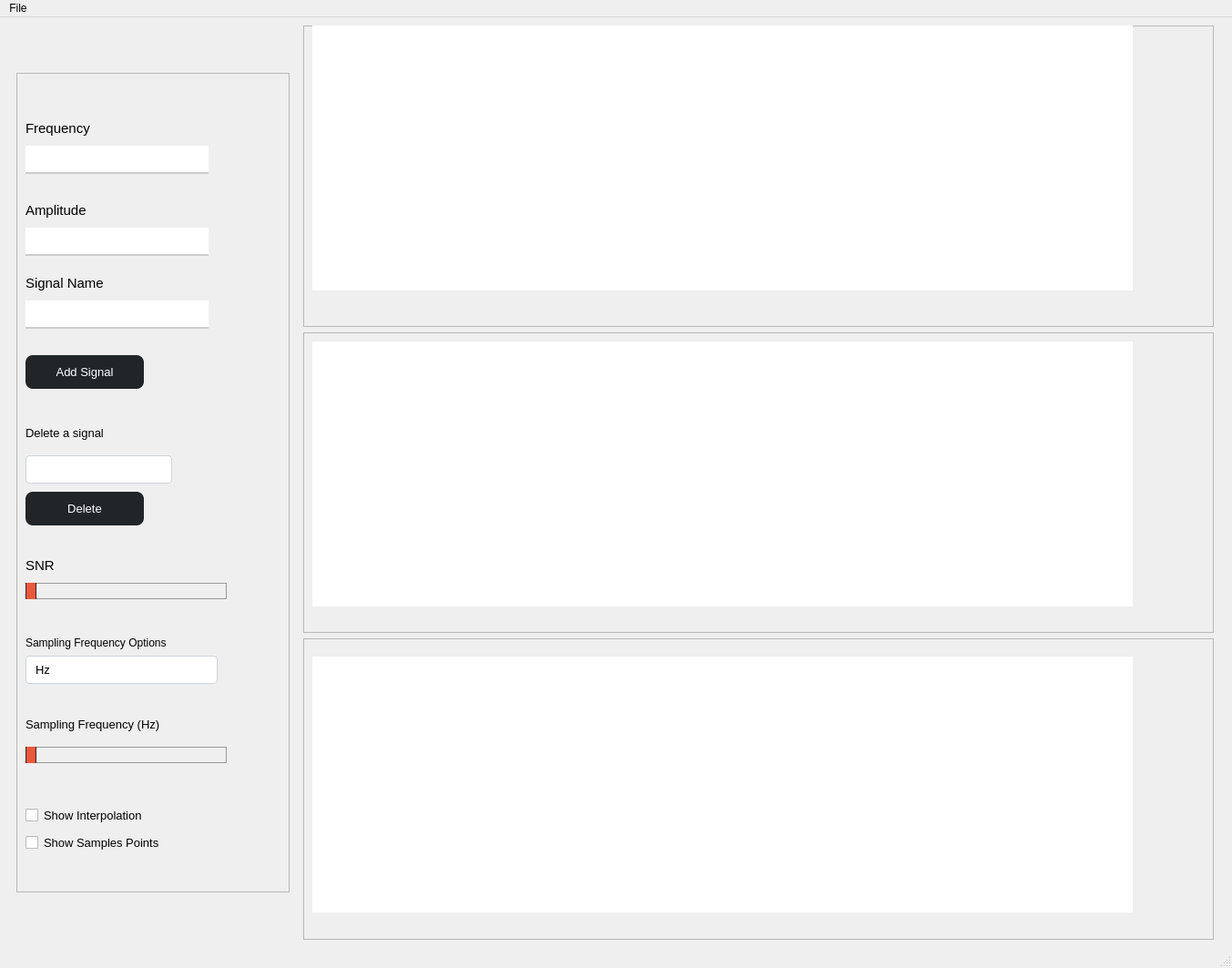
<?xml version="1.0" encoding="UTF-8"?>
<ui version="4.0">
 <class>MainWindow</class>
 <widget class="QMainWindow" name="MainWindow">
  <property name="geometry">
   <rect>
    <x>0</x>
    <y>0</y>
    <width>1353</width>
    <height>1063</height>
   </rect>
  </property>
  <property name="windowTitle">
   <string>MainWindow</string>
  </property>
  <widget class="QWidget" name="centralwidget">
   <layout class="QHBoxLayout" name="horizontalLayout">
    <item>
     <layout class="QVBoxLayout" name="verticalLayout_2">
      <property name="spacing">
       <number>3</number>
      </property>
      <property name="leftMargin">
       <number>0</number>
      </property>
      <item>
       <widget class="QFrame" name="frame_4">
        <property name="minimumSize">
         <size>
          <width>300</width>
          <height>600</height>
         </size>
        </property>
        <property name="maximumSize">
         <size>
          <width>300</width>
          <height>900</height>
         </size>
        </property>
        <property name="frameShape">
         <enum>QFrame::StyledPanel</enum>
        </property>
        <property name="frameShadow">
         <enum>QFrame::Raised</enum>
        </property>
        <widget class="QLabel" name="label">
         <property name="geometry">
          <rect>
           <x>10</x>
           <y>50</y>
           <width>231</width>
           <height>21</height>
          </rect>
         </property>
         <property name="font">
          <font>
           <pointsize>11</pointsize>
          </font>
         </property>
         <property name="text">
          <string>Frequency</string>
         </property>
        </widget>
        <widget class="QLineEdit" name="freq_input">
         <property name="geometry">
          <rect>
           <x>10</x>
           <y>80</y>
           <width>201</width>
           <height>31</height>
          </rect>
         </property>
         <property name="font">
          <font>
           <pointsize>10</pointsize>
          </font>
         </property>
         <property name="styleSheet">
          <string notr="true">QLineEdit{
border: none;
border-bottom: 2px solid #cccccc;}
QLineEdit:focus{
border-bottom: 2px solid black;}</string>
         </property>
        </widget>
        <widget class="QPushButton" name="freq_up">
         <property name="geometry">
          <rect>
           <x>220</x>
           <y>80</y>
           <width>31</width>
           <height>31</height>
          </rect>
         </property>
         <property name="text">
          <string/>
         </property>
         <property name="flat">
          <bool>true</bool>
         </property>
        </widget>
        <widget class="QPushButton" name="freq_down">
         <property name="geometry">
          <rect>
           <x>260</x>
           <y>80</y>
           <width>31</width>
           <height>31</height>
          </rect>
         </property>
         <property name="text">
          <string/>
         </property>
         <property name="flat">
          <bool>true</bool>
         </property>
        </widget>
        <widget class="QComboBox" name="signals_names">
         <property name="geometry">
          <rect>
           <x>10</x>
           <y>420</y>
           <width>161</width>
           <height>31</height>
          </rect>
         </property>
         <property name="font">
          <font>
           <pointsize>10</pointsize>
          </font>
         </property>
         <property name="styleSheet">
          <string notr="true">/* style for the QComboBox */ #signals_names {
border: 1px solid #ced4da;
border-radius: 4px; padding-left: 10px;
}

/* style for drop down area */
#signals_names::drop-down { border: 0px;
}
/* style for drop down arrow */ #signals_names::down-arrow {
     image:url(C:/Users/delta/OneDrive/Desktop/sampling/.idea/25623.png);
    width: 12px;
    height: 12px;
    margin-right: 15px;
}
</string>
         </property>
        </widget>
        <widget class="QLabel" name="label_4">
         <property name="geometry">
          <rect>
           <x>10</x>
           <y>380</y>
           <width>231</width>
           <height>31</height>
          </rect>
         </property>
         <property name="font">
          <font>
           <pointsize>10</pointsize>
          </font>
         </property>
         <property name="text">
          <string>Delete a signal</string>
         </property>
        </widget>
        <widget class="QPushButton" name="add_signal_button">
         <property name="geometry">
          <rect>
           <x>10</x>
           <y>310</y>
           <width>130</width>
           <height>37</height>
          </rect>
         </property>
         <property name="font">
          <font>
           <pointsize>10</pointsize>
          </font>
         </property>
         <property name="styleSheet">
          <string notr="true">QPushButton {

border-radius: 8px;
padding: 1px 5px;
min-width: 120px;
min-height:35px;
color: #fff;
background-color: #212529
}
QPushButton::hover{
background-color: #1c1f23;
}
QPushButton:pressed{
background-color: #a0a2a4;
}</string>
         </property>
         <property name="text">
          <string>Add Signal</string>
         </property>
        </widget>
        <widget class="QPushButton" name="delete_signal_button">
         <property name="geometry">
          <rect>
           <x>10</x>
           <y>460</y>
           <width>130</width>
           <height>37</height>
          </rect>
         </property>
         <property name="font">
          <font>
           <pointsize>10</pointsize>
          </font>
         </property>
         <property name="styleSheet">
          <string notr="true">QPushButton {

border-radius: 8px;
padding: 1px 5px;
min-width: 120px;
min-height:35px;
color: #fff;
background-color: #212529
}
QPushButton::hover{
background-color: #1c1f23;
}
QPushButton:pressed{
background-color: #a0a2a4;
}</string>
         </property>
         <property name="text">
          <string>Delete</string>
         </property>
        </widget>
        <widget class="QLineEdit" name="signal_name_input">
         <property name="geometry">
          <rect>
           <x>10</x>
           <y>250</y>
           <width>201</width>
           <height>31</height>
          </rect>
         </property>
         <property name="font">
          <font>
           <pointsize>10</pointsize>
          </font>
         </property>
         <property name="styleSheet">
          <string notr="true">QLineEdit{
border: none;
border-bottom: 2px solid #cccccc;}
QLineEdit:focus{
border-bottom: 2px solid black;}</string>
         </property>
        </widget>
        <widget class="QLabel" name="label_3">
         <property name="geometry">
          <rect>
           <x>10</x>
           <y>220</y>
           <width>191</width>
           <height>21</height>
          </rect>
         </property>
         <property name="font">
          <font>
           <pointsize>11</pointsize>
          </font>
         </property>
         <property name="text">
          <string>Signal Name</string>
         </property>
        </widget>
        <widget class="QPushButton" name="amp_down">
         <property name="geometry">
          <rect>
           <x>260</x>
           <y>170</y>
           <width>31</width>
           <height>31</height>
          </rect>
         </property>
         <property name="text">
          <string/>
         </property>
         <property name="flat">
          <bool>true</bool>
         </property>
        </widget>
        <widget class="QPushButton" name="amp_up">
         <property name="geometry">
          <rect>
           <x>220</x>
           <y>170</y>
           <width>31</width>
           <height>31</height>
          </rect>
         </property>
         <property name="text">
          <string/>
         </property>
         <property name="flat">
          <bool>true</bool>
         </property>
        </widget>
        <widget class="QLineEdit" name="amp_input">
         <property name="geometry">
          <rect>
           <x>10</x>
           <y>170</y>
           <width>201</width>
           <height>31</height>
          </rect>
         </property>
         <property name="font">
          <font>
           <pointsize>10</pointsize>
          </font>
         </property>
         <property name="styleSheet">
          <string notr="true">QLineEdit{
border: none;
border-bottom: 2px solid #cccccc;}
QLineEdit:focus{
border-bottom: 2px solid black;}</string>
         </property>
        </widget>
        <widget class="QLabel" name="label_2">
         <property name="geometry">
          <rect>
           <x>10</x>
           <y>140</y>
           <width>231</width>
           <height>21</height>
          </rect>
         </property>
         <property name="font">
          <font>
           <pointsize>11</pointsize>
          </font>
         </property>
         <property name="text">
          <string>Amplitude</string>
         </property>
        </widget>
        <widget class="QLabel" name="SNR">
         <property name="geometry">
          <rect>
           <x>10</x>
           <y>530</y>
           <width>221</width>
           <height>21</height>
          </rect>
         </property>
         <property name="font">
          <font>
           <pointsize>11</pointsize>
          </font>
         </property>
         <property name="text">
          <string>SNR</string>
         </property>
        </widget>
        <widget class="QSlider" name="SNR_Slider">
         <property name="geometry">
          <rect>
           <x>10</x>
           <y>560</y>
           <width>221</width>
           <height>18</height>
          </rect>
         </property>
         <property name="styleSheet">
          <string notr="true">QSlider::groove:horizontal {
                            border: 1px solid #999999;
                            height: 2ps;     
                        }

                       QSlider::handle:horizontal {
                             background: #eb583b;
                             width: 10px;
                            margin: -5px -1px ;
                            border-radius: 5px;
                            border: 1px solid #2a2a2a;} 
QSlider::add-page:horizontal{
        background: qlineargradient(x1:0, y1:0, x2:0, stop:0 #B1B1B1, stop:1 #c4c4c4;)
}
QSlider::sub-page:horizontal{
        background: #eb583b;
}
QSlider::handle:horizontal:hover {
                             background: #007ad9;
                             border-color: #007ad9;

} 
    </string>
         </property>
         <property name="orientation">
          <enum>Qt::Horizontal</enum>
         </property>
        </widget>
        <widget class="QCheckBox" name="interpolation">
         <property name="geometry">
          <rect>
           <x>10</x>
           <y>800</y>
           <width>221</width>
           <height>31</height>
          </rect>
         </property>
         <property name="font">
          <font>
           <pointsize>10</pointsize>
          </font>
         </property>
         <property name="styleSheet">
          <string notr="true">QCheckBox::indicator:checked {
    background-color: #eb583b; /* Change the background color when checked */
    border: 1px solid #007ACC; /* Add a border around the checkbox when checked */
}
</string>
         </property>
         <property name="text">
          <string>Show Interpolation</string>
         </property>
        </widget>
        <widget class="QCheckBox" name="sampling">
         <property name="geometry">
          <rect>
           <x>10</x>
           <y>830</y>
           <width>191</width>
           <height>31</height>
          </rect>
         </property>
         <property name="font">
          <font>
           <pointsize>10</pointsize>
          </font>
         </property>
         <property name="styleSheet">
          <string notr="true">QCheckBox::indicator:checked {
    background-color: #eb583b; /* Change the background color when checked */
    border: 1px solid #007ACC; /* Add a border around the checkbox when checked */
}
</string>
         </property>
         <property name="text">
          <string>Show Samples Points</string>
         </property>
        </widget>
        <widget class="QLabel" name="frequency_options">
         <property name="geometry">
          <rect>
           <x>10</x>
           <y>610</y>
           <width>211</width>
           <height>31</height>
          </rect>
         </property>
         <property name="text">
          <string>Sampling Frequency Options</string>
         </property>
        </widget>
        <widget class="QComboBox" name="freq_options">
         <property name="geometry">
          <rect>
           <x>10</x>
           <y>640</y>
           <width>211</width>
           <height>31</height>
          </rect>
         </property>
         <property name="font">
          <font>
           <pointsize>10</pointsize>
          </font>
         </property>
         <property name="styleSheet">
          <string notr="true">/* style for the QComboBox */ #freq_options {
border: 1px solid #ced4da;
border-radius: 4px; padding-left: 10px;
}

/* style for drop down area */
#freq_options::drop-down { border: 0px;
}
/* style for drop down arrow */ #freq_options::down-arrow {
     image:url(C:/Users/delta/OneDrive/Desktop/sampling/.idea/25623.png);
    width: 12px;
    height: 12px;
    margin-right: 15px;
}
</string>
         </property>
         <item>
          <property name="text">
           <string>Hz</string>
          </property>
         </item>
         <item>
          <property name="text">
           <string/>
          </property>
         </item>
        </widget>
        <widget class="QLabel" name="sampling_freq">
         <property name="geometry">
          <rect>
           <x>10</x>
           <y>700</y>
           <width>211</width>
           <height>31</height>
          </rect>
         </property>
         <property name="font">
          <font>
           <pointsize>10</pointsize>
          </font>
         </property>
         <property name="text">
          <string>Sampling Frequency (Hz)</string>
         </property>
        </widget>
        <widget class="QSlider" name="sampling_frequency_slider">
         <property name="geometry">
          <rect>
           <x>10</x>
           <y>740</y>
           <width>221</width>
           <height>18</height>
          </rect>
         </property>
         <property name="styleSheet">
          <string notr="true">QSlider::groove:horizontal {
                            border: 1px solid #999999;
                            height: 2ps;     
                        }

                       QSlider::handle:horizontal {
                             background: #eb583b;
                             width: 10px;
                            margin: -5px -1px ;
                            border-radius: 5px;
                            border: 1px solid #2a2a2a;} 
QSlider::add-page:horizontal{
        background: qlineargradient(x1:0, y1:0, x2:0, stop:0 #B1B1B1, stop:1 #c4c4c4;)
}
QSlider::sub-page:horizontal{
        background: #eb583b;
}
QSlider::handle:horizontal:hover {
                             background: #007ad9;
                             border-color: #007ad9;

} 
    </string>
         </property>
         <property name="orientation">
          <enum>Qt::Horizontal</enum>
         </property>
        </widget>
        <widget class="QLabel" name="snr_value">
         <property name="geometry">
          <rect>
           <x>210</x>
           <y>530</y>
           <width>49</width>
           <height>21</height>
          </rect>
         </property>
         <property name="font">
          <font>
           <pointsize>10</pointsize>
          </font>
         </property>
         <property name="text">
          <string/>
         </property>
        </widget>
        <widget class="QLabel" name="freq_value">
         <property name="geometry">
          <rect>
           <x>210</x>
           <y>710</y>
           <width>49</width>
           <height>21</height>
          </rect>
         </property>
         <property name="font">
          <font>
           <pointsize>10</pointsize>
          </font>
         </property>
         <property name="text">
          <string/>
         </property>
        </widget>
       </widget>
      </item>
     </layout>
    </item>
    <item>
     <layout class="QVBoxLayout" name="verticalLayout">
      <item>
       <widget class="QFrame" name="frame">
        <property name="minimumSize">
         <size>
          <width>800</width>
          <height>300</height>
         </size>
        </property>
        <property name="maximumSize">
         <size>
          <width>1000</width>
          <height>400</height>
         </size>
        </property>
        <property name="frameShape">
         <enum>QFrame::StyledPanel</enum>
        </property>
        <property name="frameShadow">
         <enum>QFrame::Raised</enum>
        </property>
        <widget class="QGraphicsView" name="graphicsView">
         <property name="geometry">
          <rect>
           <x>10</x>
           <y>0</y>
           <width>901</width>
           <height>291</height>
          </rect>
         </property>
         <property name="maximumSize">
          <size>
           <width>1000</width>
           <height>400</height>
          </size>
         </property>
         <property name="styleSheet">
          <string notr="true">border:0;
</string>
         </property>
        </widget>
       </widget>
      </item>
      <item>
       <widget class="QFrame" name="frame_2">
        <property name="minimumSize">
         <size>
          <width>800</width>
          <height>300</height>
         </size>
        </property>
        <property name="maximumSize">
         <size>
          <width>1000</width>
          <height>400</height>
         </size>
        </property>
        <property name="frameShape">
         <enum>QFrame::StyledPanel</enum>
        </property>
        <property name="frameShadow">
         <enum>QFrame::Raised</enum>
        </property>
        <widget class="QGraphicsView" name="graphicsView_interpolation">
         <property name="geometry">
          <rect>
           <x>10</x>
           <y>10</y>
           <width>901</width>
           <height>291</height>
          </rect>
         </property>
         <property name="maximumSize">
          <size>
           <width>1000</width>
           <height>400</height>
          </size>
         </property>
         <property name="styleSheet">
          <string notr="true">border:0;

</string>
         </property>
        </widget>
       </widget>
      </item>
      <item>
       <widget class="QFrame" name="frame_3">
        <property name="minimumSize">
         <size>
          <width>800</width>
          <height>300</height>
         </size>
        </property>
        <property name="maximumSize">
         <size>
          <width>1000</width>
          <height>400</height>
         </size>
        </property>
        <property name="frameShape">
         <enum>QFrame::StyledPanel</enum>
        </property>
        <property name="frameShadow">
         <enum>QFrame::Raised</enum>
        </property>
        <widget class="QGraphicsView" name="graphicsView_error">
         <property name="geometry">
          <rect>
           <x>10</x>
           <y>20</y>
           <width>901</width>
           <height>281</height>
          </rect>
         </property>
         <property name="maximumSize">
          <size>
           <width>1000</width>
           <height>400</height>
          </size>
         </property>
         <property name="styleSheet">
          <string notr="true">border:0;
</string>
         </property>
        </widget>
       </widget>
      </item>
     </layout>
    </item>
   </layout>
  </widget>
  <widget class="QMenuBar" name="menubar">
   <property name="geometry">
    <rect>
     <x>0</x>
     <y>0</y>
     <width>1353</width>
     <height>22</height>
    </rect>
   </property>
   <widget class="QMenu" name="menuFile">
    <property name="title">
     <string>File</string>
    </property>
    <addaction name="actionopen"/>
   </widget>
   <addaction name="menuFile"/>
  </widget>
  <widget class="QStatusBar" name="statusbar"/>
  <action name="actionopen">
   <property name="text">
    <string>Upload a Medical Signal</string>
   </property>
  </action>
 </widget>
 <resources/>
 <connections/>
</ui>
